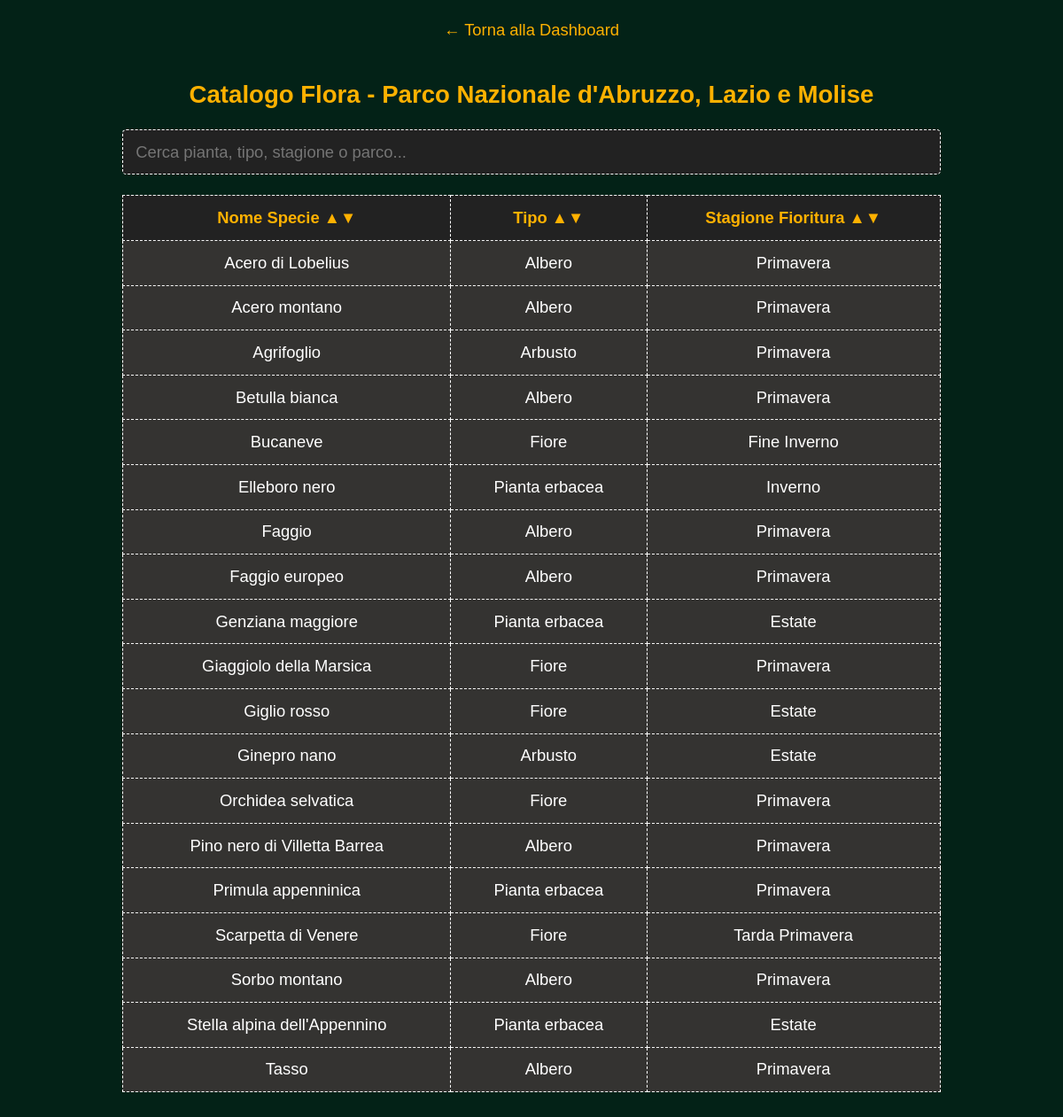
/PHP-HTML/tabella_flora.php (signed in), run on the app's committed database.
### tables this page shows
CREATE TABLE `GUARDIAPARCO` (
  `Matricola` varchar(20) NOT NULL,
  `Nome` varchar(50) NOT NULL,
  `Cognome` varchar(50) NOT NULL,
  `Telefono` varchar(20) DEFAULT NULL,
  `Parco_Assegnato` varchar(100) NOT NULL
);

CREATE TABLE `SPECIE_FLORA` (
  `Nome_Specie_Flora` varchar(100) NOT NULL,
  `Tipo` varchar(50) NOT NULL,
  `Stagione_Fioritura` varchar(50) NOT NULL
);

### PHP-HTML/tabella_flora.php (the view, shortened to what this page needs)
<?php
$ruolo = $_SESSION['ruolo'];
$matricola = $_SESSION['matricola'];
$servername = "localhost";
$username_db = "root";
$password_db = "";
$dbname = "parchi_naturali";
$conn = mysqli_connect($servername, $username_db, $password_db, $dbname);
$parco_filtro = "";
if ($ruolo === 'guardiaparco') {
    $query_parco = "SELECT Parco_Assegnato FROM GUARDIAPARCO WHERE Matricola = '$matricola'";
    $res_parco = mysqli_query($conn, $query_parco);
    if ($row_parco = mysqli_fetch_assoc($res_parco)) {
        $parco_filtro = $row_parco['Parco_Assegnato'];
    }
}
?>
<!DOCTYPE html>
<html lang="it">
<head>
</head>
<body>
    <a href="dashboard.php" class="back-link">&larr; Torna alla Dashboard</a>
    <h2>
        Catalogo Flora
        <?php echo $ruolo === 'guardiaparco' ? "- " . htmlspecialchars($parco_filtro) : "(Visione Nazionale)"; ?>
    </h2>
    <div class="search-container">
        <input type="text" id="searchBar" onkeyup="filterTable()" placeholder="Cerca pianta, tipo, stagione o parco...">
    </div>
    <table>
        <thead>
            <tr>
                <th onclick="sortTable(0)" style="cursor: pointer;" title="Ordina alfabeticamente">Nome Specie
                    &#9650;&#9660;</th>
                <th onclick="sortTable(1)" style="cursor: pointer;" title="Ordina per Tipo">Tipo &#9650;&#9660;</th>
                <th onclick="sortTable(2)" style="cursor: pointer;" title="Ordina per Stagione">Stagione Fioritura
                    &#9650;&#9660;</th>
            </tr>
        </thead>
        <tbody>
            <?php
            if ($ruolo === 'guardiaparco') {
                $query = "SELECT SF.Nome_Specie_Flora, SF.Tipo, SF.Stagione_Fioritura
                          FROM SPECIE_FLORA SF
                          JOIN Cresce C ON SF.Nome_Specie_Flora = C.Nome_Specie_Flora
                          WHERE C.Nome_Parco = '" . mysqli_real_escape_string($conn, $parco_filtro) . "'
                          ORDER BY SF.Nome_Specie_Flora ASC";
            } else {
                $query = "SELECT SF.Nome_Specie_Flora, SF.Tipo, SF.Stagione_Fioritura, C.Nome_Parco
                          FROM SPECIE_FLORA SF
                          JOIN Cresce C ON SF.Nome_Specie_Flora = C.Nome_Specie_Flora
                          ORDER BY C.Nome_Parco ASC, SF.Nome_Specie_Flora ASC";
            }
            $result = mysqli_query($conn, $query);
            if (mysqli_num_rows($result) > 0) {
                while ($row = mysqli_fetch_assoc($result)) {
                    echo "<tr>";
                    echo "<td>" . htmlspecialchars($row['Nome_Specie_Flora']) . "</td>";
                    echo "<td>" . htmlspecialchars($row['Tipo']) . "</td>";
                    echo "<td>" . htmlspecialchars($row['Stagione_Fioritura']) . "</td>";
                    echo "</tr>";
                }
            } else {
                $cols = $ruolo === 'admin' ? 4 : 3;
                echo "<tr><td colspan='$cols'>Nessuna specie botanica registrata.</td></tr>";
            }
            ?>
        </tbody>
    </table>
</body>
</html>

### PHP-HTML/tabella_flora.php (style rules this page uses)
body { zoom: 1.15; background-color: #032217; color: #ffffff; text-align: center; font-family: 'font', Arial, sans-serif; margin: 0; padding: 20px; }
h2 { color: #FFB100; }
.back-link { color: #FFB100; text-decoration: none; display: inline-block; margin-bottom: 20px; }
.search-container { width: 80%; margin: 10px auto 20px auto; text-align: left; }
#searchBar { width: 100%; padding: 12px; font-size: 16px; background-color: #222; color: white; border: 1px dashed white; border-radius: 4px; box-sizing: border-box; font-family: 'font', Arial, sans-serif; }
table { width: 80%; margin: 20px auto; border-collapse: collapse; background-color: #343331; }
th, td { border: 1px dashed white; padding: 12px; text-align: center; }
th { color: #FFB100; background-color: #222; }

### data on the page
guardiaparco: Parco_Assegnato "Parco Nazionale d'Abruzzo, Lazio e Molise"
specie_flora: Nome_Specie_Flora "Acero di Lobelius", Tipo "Albero", Stagione_Fioritura "Primavera"
specie_flora: Nome_Specie_Flora "Acero montano", Tipo "Albero", Stagione_Fioritura "Primavera"
specie_flora: Nome_Specie_Flora "Agrifoglio", Tipo "Arbusto", Stagione_Fioritura "Primavera"
specie_flora: Nome_Specie_Flora "Betulla bianca", Tipo "Albero", Stagione_Fioritura "Primavera"
specie_flora: Nome_Specie_Flora "Bucaneve", Tipo "Fiore", Stagione_Fioritura "Fine Inverno"
specie_flora: Nome_Specie_Flora "Elleboro nero", Tipo "Pianta erbacea", Stagione_Fioritura "Inverno"
specie_flora: Nome_Specie_Flora "Faggio", Tipo "Albero", Stagione_Fioritura "Primavera"
specie_flora: Nome_Specie_Flora "Faggio europeo", Tipo "Albero", Stagione_Fioritura "Primavera"
specie_flora: Nome_Specie_Flora "Genziana maggiore", Tipo "Pianta erbacea", Stagione_Fioritura "Estate"
specie_flora: Nome_Specie_Flora "Giaggiolo della Marsica", Tipo "Fiore", Stagione_Fioritura "Primavera"
specie_flora: Nome_Specie_Flora "Giglio rosso", Tipo "Fiore", Stagione_Fioritura "Estate"
specie_flora: Nome_Specie_Flora "Ginepro nano", Tipo "Arbusto", Stagione_Fioritura "Estate"
specie_flora: Nome_Specie_Flora "Orchidea selvatica", Tipo "Fiore", Stagione_Fioritura "Primavera"
specie_flora: Nome_Specie_Flora "Pino nero di Villetta Barrea", Tipo "Albero", Stagione_Fioritura "Primavera"
specie_flora: Nome_Specie_Flora "Primula appenninica", Tipo "Pianta erbacea", Stagione_Fioritura "Primavera"
specie_flora: Nome_Specie_Flora "Scarpetta di Venere", Tipo "Fiore", Stagione_Fioritura "Tarda Primavera"
specie_flora: Nome_Specie_Flora "Sorbo montano", Tipo "Albero", Stagione_Fioritura "Primavera"
specie_flora: Nome_Specie_Flora "Stella alpina dell'Appennino", Tipo "Pianta erbacea", Stagione_Fioritura "Estate"
specie_flora: Nome_Specie_Flora "Tasso", Tipo "Albero", Stagione_Fioritura "Primavera"
